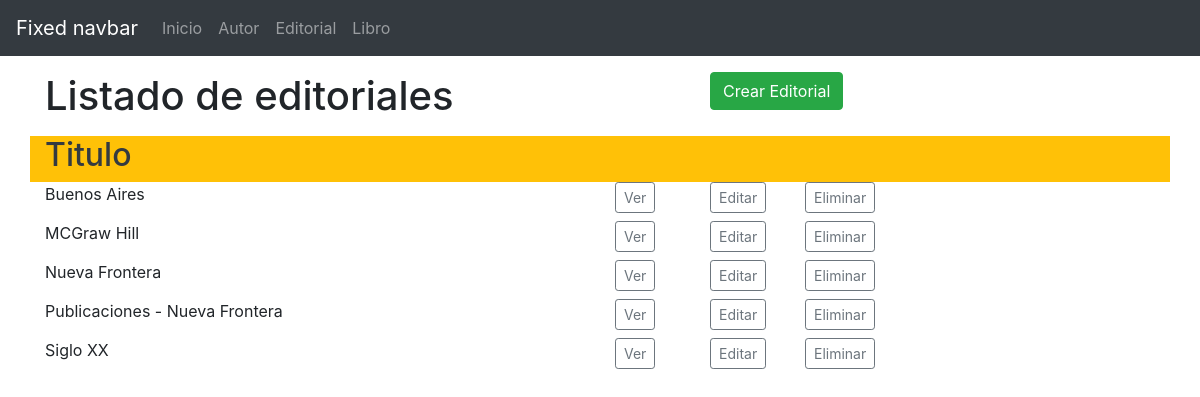
Screenshot of /editoriales/ with the database file from the repository.
### libros/models.py (models this page shows, shortened)
class Editorial(models.Model):
    nombre = models.CharField(max_length=100)
    class Meta:
        ordering = ['nombre']

### libros/views.py (the view)
# urls.py: path('editoriales/', views.Editoriales, name='editoriales'),
def Editoriales(request):
    editoriales = Editorial.objects.all()
    context = {
        'editoriales': editoriales
    }
    return render(request, 'libros/editoriales.html', context)

### libros/templates/libros/editoriales.html
{% extends "main.html" %}
{% block content %}
       <div class="row  mb-2">
          <div class="col-md-7"><h1>Listado de editoriales</h1></div>
          <div class="col-md-2"><a class="btn btn-success" href="{% url 'crear-editorial' %}" role="button">Crear Editorial</a></div>
       </div>
        <div class="row bg-warning text-dark">
            <div class="col-md-6"><h2>Titulo</h2></div>
            <div class="col-md-1"></div>
            <div class="col-md-1"></div>
            <div class="col-md-1"></div>
          </div>
{% for editorial in editoriales  %}
          <div class="row  mb-2">
            <div class="col-md-6 ">{{ editorial.nombre }}</div>
            <div class="col-md-1"><a class="btn btn-outline-secondary btn-sm" href="#" role="button">Ver</a></div>
            <div class="col-md-1"><a class="btn btn-outline-secondary btn-sm" href="#" role="button">Editar</a></div>
            <div class="col-md-1"><a class="btn btn-outline-secondary btn-sm" href="#" role="button">Eliminar</a></div>
          </div>
{% endfor %}
{% endblock %}

### rows the page displays
Editorial: nombre "Buenos Aires"
Editorial: nombre "MCGraw Hill"
Editorial: nombre "Nueva Frontera"
Editorial: nombre "Publicaciones - Nueva Frontera"
Editorial: nombre "Siglo XX"
